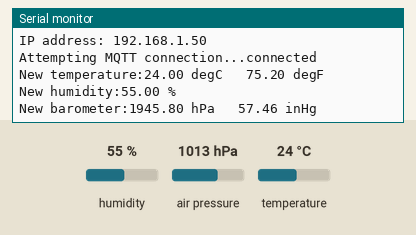
Recording of a sketch running on a simulated ESP8266 (NodeMCU). On the bench: the last lines printed to the serial monitor. Inputs (shaded band) come from the test bench; at power-on: humidity 55 %, air pressure 1013 hPa, temperature 24 °C. WiFi joins after 1.5 s; servers stay silent unless stated; no MQTT or app messages arrive unless stated.

Above: at 2.7 s.
2.8 s: humidity set to 22 %
At 4.6 s:
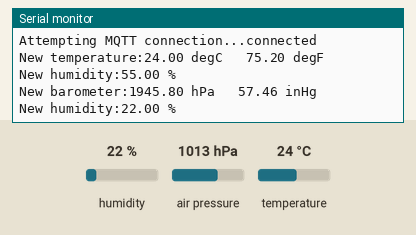
6.9 s: air pressure set to 952 hPa
At 8.2 s:
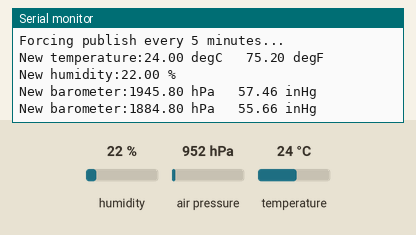
8.4 s: temperature set to 12 °C
At 9.8 s:
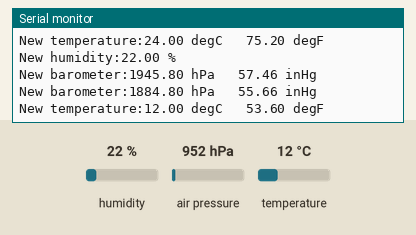

Measured:
- after the input at 2.8 s, the serial monitor: prints a new line after 0.77 s (image 1)
- after the input at 6.9 s, the serial monitor: prints a new line after 0.67 s (image 2)
- after the input at 8.4 s, the serial monitor: prints a new line after 0.17 s (image 3)

The sketch:

mysensor.ino
```cpp
#include <ESP8266WiFi.h>
#include <Wire.h>
#include <PubSubClient.h>
#include <Adafruit_Sensor.h>
#include <Adafruit_BME280.h>

#define wifi_ssid "<wifi_ssif>"
#define wifi_password "<wifi_pass>"

#define mqtt_server "<ip_address>"
#define mqtt_user "<username>"
#define mqtt_password "<pass>"

// In case you have more than one sensor, make each one a different number here
#define sensor_number "ESP01-A"
#define humidity_topic "sensor/" sensor_number "/humidity/percentRelative"
#define temperature_c_topic "sensor/" sensor_number "/temperature/degreeCelsius"
#define temperature_f_topic "sensor/" sensor_number "/temperature/degreeFahrenheit"
#define barometer_hpa_topic "sensor/" sensor_number "/barometer/hectoPascal"
#define barometer_inhg_topic "sensor/" sensor_number "/barometer/inchHg"
// Lookup for your altitude and fill in here, units hPa
// Positive for altitude above sea level
#define baro_corr_hpa 932.8 // = 692m above sea level    http://www.csgnetwork.com/pressurealtcalc.html


WiFiClient espClient;
PubSubClient client(espClient);
Adafruit_BME280 bme; // I2C

void setup() {
  Serial.begin(115200);
  setup_wifi();
  client.setServer(mqtt_server, 1883);

  // Set SDA and SCL ports
  Wire.begin(0, 2);
  // Using I2C on the HUZZAH board SCK=#5, SDI=#4 by default

  // Start sensor
   if (!bme.begin()) {
     Serial.println("Could not find a valid BME280 sensor, check wiring!");
     while (1);
  }
}

void setup_wifi() {
  delay(10);
  // We start by connecting to a WiFi network
  Serial.println();
  Serial.print("Connecting to ");
  Serial.println(wifi_ssid);

  WiFi.begin(wifi_ssid, wifi_password);

  while (WiFi.status() != WL_CONNECTED) {
    delay(500);
    Serial.print(".");
  }

  Serial.println("");
  Serial.println("WiFi connected");
  Serial.print("IP address: ");
  Serial.println(WiFi.localIP());
}

void reconnect() {
  // Loop until we're reconnected
  while (!client.connected()) {
    Serial.print("Attempting MQTT connection...");
    // Attempt to connect
    // If you do not want to use a username and password, change next line to
    // if (client.connect("ESP8266Client")) {
    if (client.connect("ESP8266Client", mqtt_user, mqtt_password)) {
      Serial.println("connected");
    } else {
      Serial.print("failed, rc=");
      Serial.print(client.state());
      Serial.println(" try again in 5 seconds");
      // Wait 5 seconds before retrying
      delay(5000);
    }
  }
}

bool checkBound(float newValue, float prevValue, float maxDiff) {
  return newValue < prevValue - maxDiff || newValue > prevValue + maxDiff;
}

long lastMsg = 0;
long lastForceMsg = 0;
bool forceMsg = false;
float temp = 0.0;
float hum = 0.0;
float baro = 0.0;
float diff = 1.0;


void loop() {
  if (!client.connected()) {
    reconnect();
  }
  client.loop();

  long now = millis();
  if (now - lastMsg > 1000) {
    lastMsg = now;

    // MQTT broker could go away and come back at any time
    // so doing a forced publish to make sure something shows up
    // within the first 5 minutes after a reset >>> 300000
    // now set to 5000 = 5s
    if (now - lastForceMsg > 5000) {
      lastForceMsg = now;
      forceMsg = true;
      Serial.println("Forcing publish every 5 minutes...");
    }

    float newTemp = bme.readTemperature();
    float newHum = bme.readHumidity();
    float newBaro = bme.readPressure() / 100.0F;

    if (checkBound(newTemp, temp, diff) || forceMsg) {
      temp = newTemp;
      float temp_c = temp; // Celsius
      float temp_f = temp * 1.8F + 32.0F; // Fahrenheit
      Serial.print("New temperature:");
      Serial.print(String(temp_c) + " degC   ");
      Serial.println(String(temp_f) + " degF");
      client.publish(temperature_c_topic, String(temp_c).c_str(), true);
      client.publish(temperature_f_topic, String(temp_f).c_str(), true);
    }

    if (checkBound(newHum, hum, diff) || forceMsg) {
      hum = newHum;
      Serial.print("New humidity:");
      Serial.println(String(hum) + " %");
      client.publish(humidity_topic, String(hum).c_str(), true);
    }

    if (checkBound(newBaro, baro, diff) || forceMsg) {
      baro = newBaro;
      float baro_hpa = baro + baro_corr_hpa; // hPa corrected to sea level
      float baro_inhg = (baro + baro_corr_hpa) / 33.8639F; // inHg corrected to sea level
      Serial.print("New barometer:");
      Serial.print(String(baro_hpa) + " hPa   ");
      Serial.println(String(baro_inhg) + " inHg");
      client.publish(barometer_hpa_topic, String(baro_hpa).c_str(), true);
      client.publish(barometer_inhg_topic, String(baro_inhg).c_str(), true);
    }

    forceMsg = false;
  }
}
```
